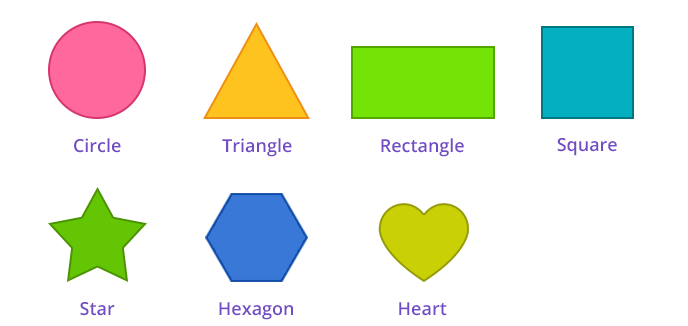
#> input picture images/shapes.png, 688 x 326 px, found by its file name
$ python edgeDetection.py   (older library calls are emulated)
#> lines starting #> are read from the running program, lines starting #| are printed output that depends on the picture; after the words box and inside, x2 and y2 are one past the last pixel; in counts of white or black regions, pixels touching at a corner belong together
#Edge detection and image gradient using sobel,laplacian and canny
import cv2
import numpy as np

image=cv2.imread('/home/akashkg/OpenCV/images/shapes.png',0)
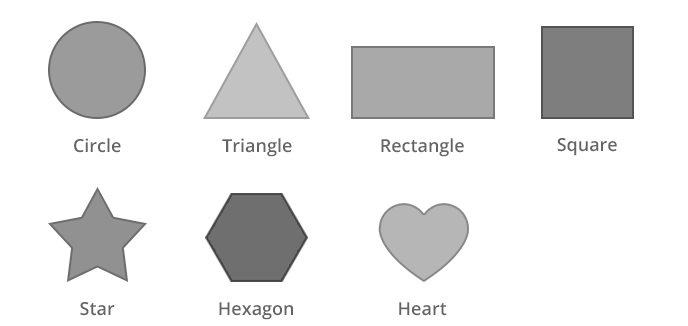
#> image: shape (326, 688); min 69, max 255, mean 230.9
cv2.imshow("Original",image)
cv2.waitKey()

height, width=image.shape[:2]
#> height = 326; width = 688

#extract sobel edges
sobel_x=cv2.Sobel(image,cv2.CV_64F,0,1,ksize=5)
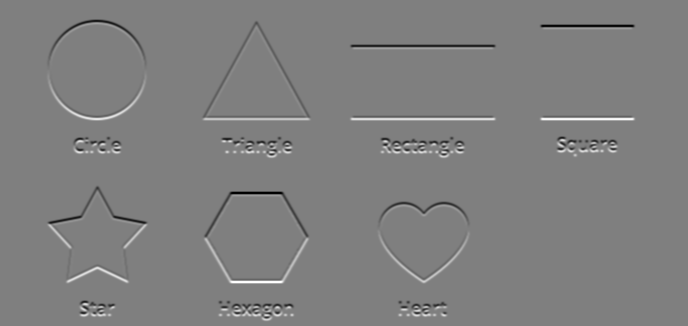
#> sobel_x: shape (326, 688) float64; min -8544, max 8544, mean 0; drawn with min black and max white
sobel_y=cv2.Sobel(image,cv2.CV_64F,1,0,ksize=5)
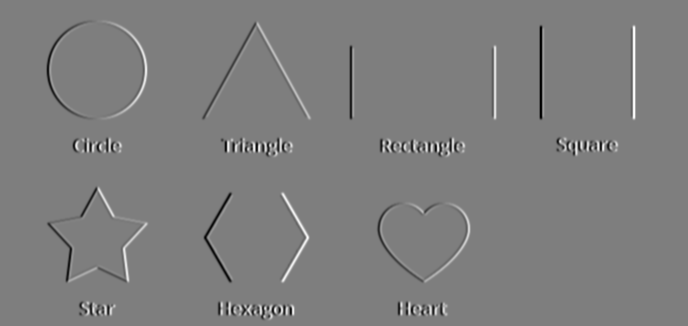
#> sobel_y: shape (326, 688) float64; min -8262, max 8426, mean 0; drawn with min black and max white

cv2.imshow("sobel X",sobel_x)
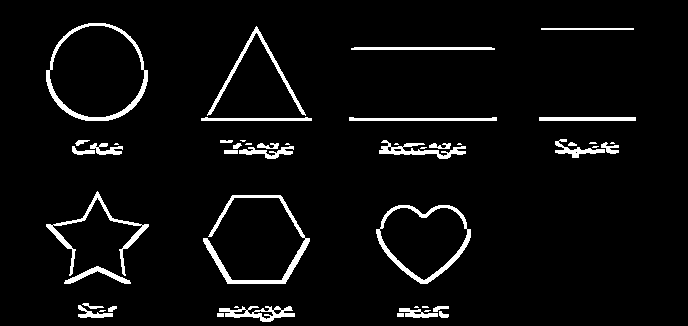
#> window 'sobel X': shape (326, 688); 4.8% white; 48 white regions (15 under 20 px), largest, box (x1, y1, x2, y2) and area: (203, 195, 310, 284) 1269, (46, 23, 148, 121) 1220, (376, 205, 471, 284) 1099
cv2.imshow("sobel Y",sobel_y)
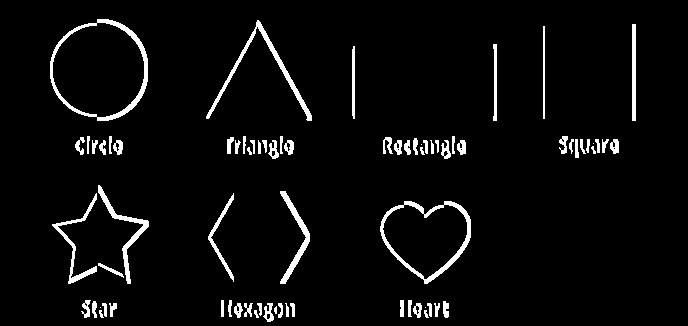
#> window 'sobel Y': shape (326, 688); 4.4% white; 75 white regions (5 under 20 px), largest, box (x1, y1, x2, y2) and area: (50, 19, 148, 121) 1220, (380, 201, 471, 284) 1085, (206, 20, 312, 121) 921
cv2.waitKey()

sobel_or=cv2.bitwise_or(sobel_x,sobel_y)
cv2.imshow("OR",sobel_or)
cv2.waitKey()

laplacian=cv2.Laplacian(image,cv2.CV_64F)
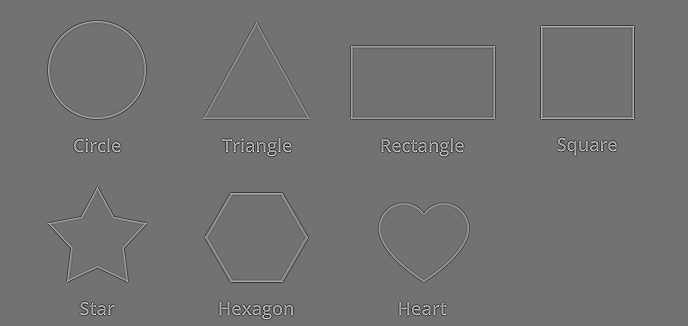
#> laplacian: shape (326, 688) float64; min -342, max 417, mean 0; drawn with min black and max white
cv2.imshow("laplacian",laplacian)
cv2.waitKey()

#cv2.canny(image, threshold1, threshold 2) adjusting between the threshold gives proper edges
canny=cv2.Canny(image,20,170)
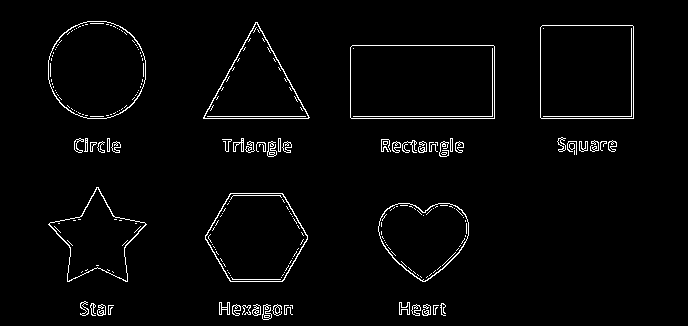
#> canny: shape (326, 688); 2.6% white in thin lines or dots, all inside (x1, y1, x2, y2) = (48, 21, 634, 320)
cv2.imshow("canny",canny)
cv2.waitKey()

cv2.destroyAllWindows()

$ run again, with images/order-copy.jpg saved as images/shapes.png
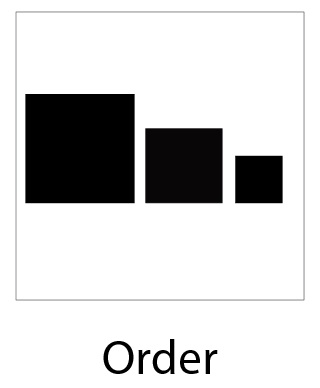
#> input picture images/order-copy.jpg, 320 x 388 px, found by its file name
#> `cv2.imshow("sobel X",sobel_x)`:
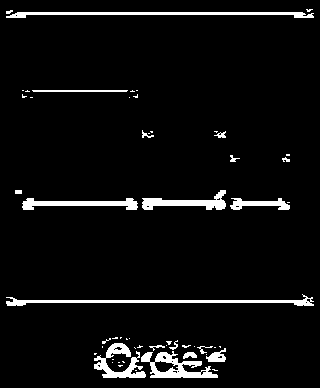
#> window 'sobel X': shape (388, 320); 5.2% white; 56 white regions (38 under 20 px), largest, box (x1, y1, x2, y2) and area: (6, 294, 314, 306) 1051, (6, 12, 314, 18) 987, (141, 351, 218, 378) 916
#> `canny=cv2.Canny(image,20,170)`:
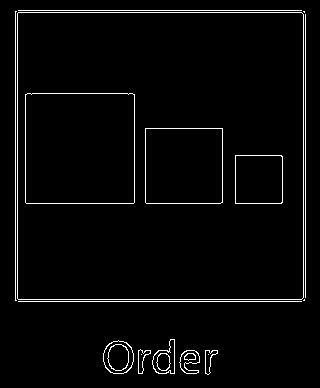
#> canny: shape (388, 320); 3.1% white in thin lines or dots, all inside (x1, y1, x2, y2) = (15, 10, 306, 375)
